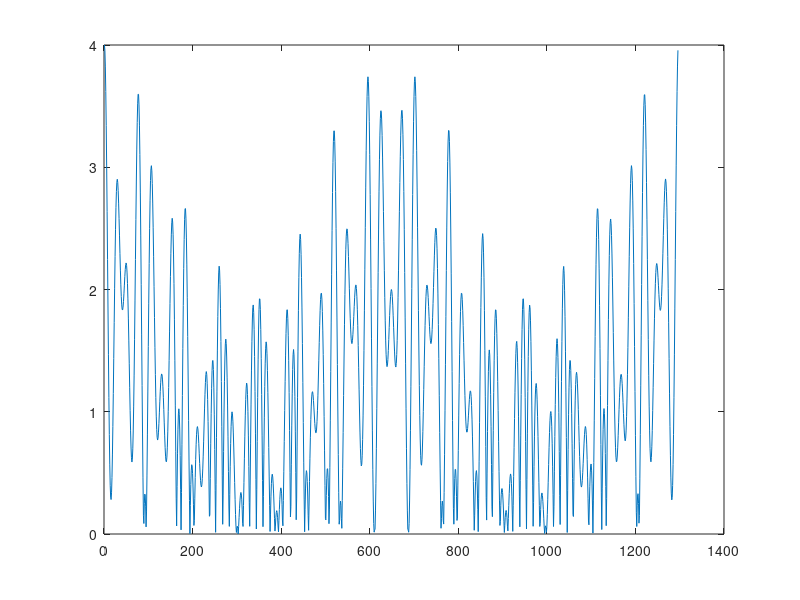
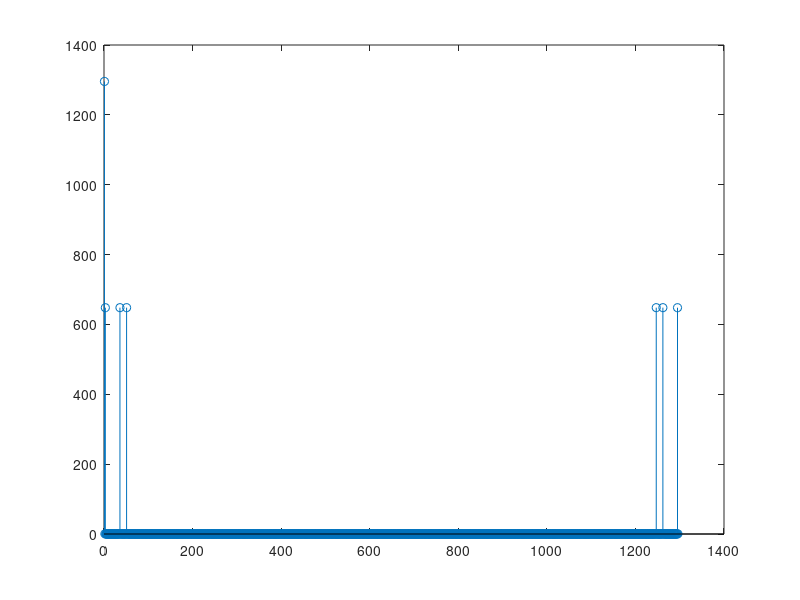
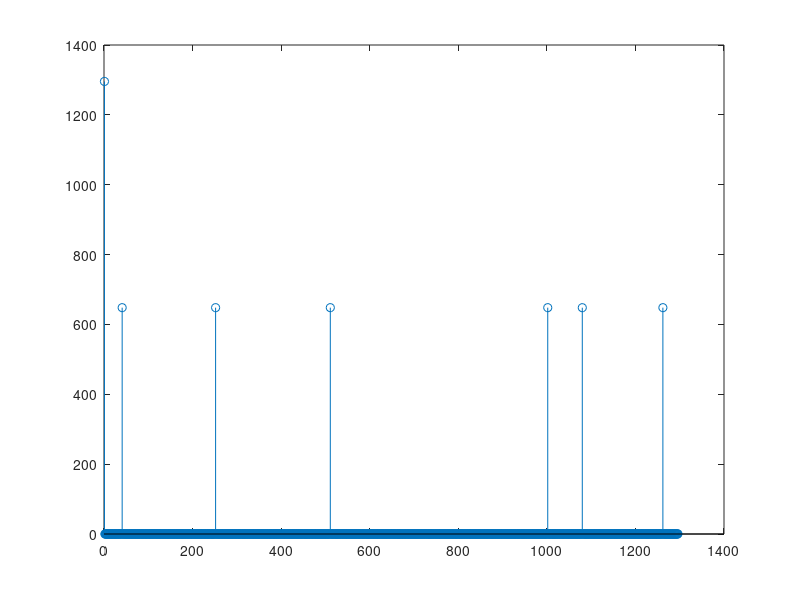

Source code (MATLAB) for these figures, in order:
xin = importdata('data/x.dat');
x = complex(xin(:,1),xin(:,2));

yin = importdata('data/y.dat');
Y = complex(yin(:,1),yin(:,2));

X = fft(x,length(Y));

figure(1); plot(abs(x));
figure(2); stem(abs(X));
figure(3); stem(abs(Y));